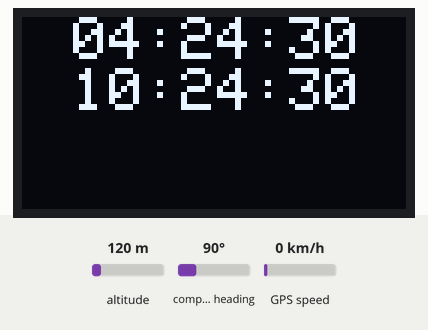
Bench run of a sketch on a simulated Arduino Uno, built with avr-gcc and run on an emulated ATmega328P. On the bench: 128×64 one-colour display. The test bench sets the inputs (shaded band); at power-on: altitude 120 m, compass heading 90°, GPS speed 0 km/h. The GPS gets a fix after 3 s at 37.7749, -122.4194 with 8 satellites.

Above: at 0.1 s.
At 4.3 s:
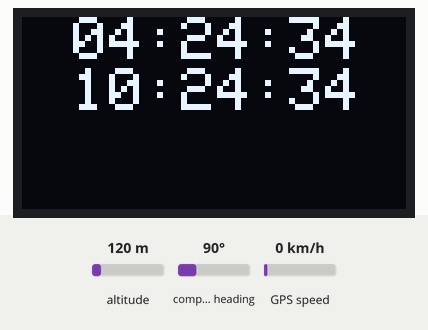
At 8.4 s:
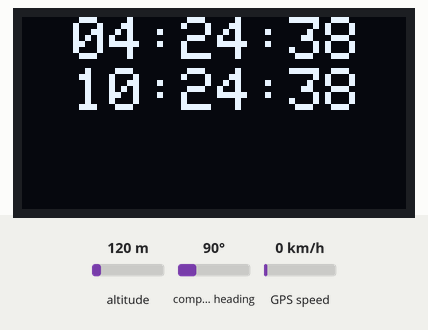
At 18.7 s:
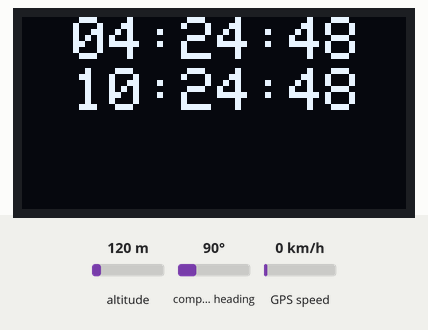
At 27.0 s:
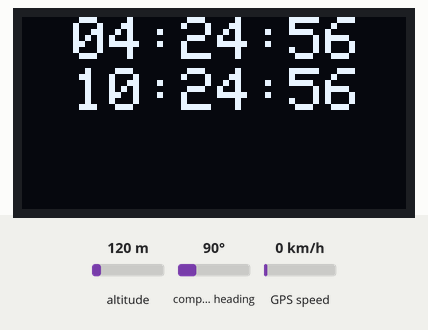
At 37.3 s:
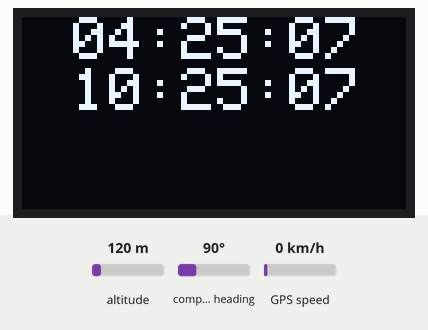

The sketch:

clock.ino
```cpp
// Luke Gamertsfelder
// CST and GMT Digital Clock For Dad, Chirtmas 2023
// 24 Hour Time for CST and regular for GMT

#include "TinyGPS++.h"
#include "SoftwareSerial.h"
#include <SPI.h>
#include <Wire.h>
#include <Adafruit_GFX.h>
#include <Adafruit_SSD1306.h>

SoftwareSerial serial_connection(3, 4); // TX=pin 10, RX=pin 11
TinyGPSPlus gps; // This is the GPS object that will pretty much do all the grunt work with the NMEA data

#define OLED_RESET 4
Adafruit_SSD1306 display(OLED_RESET);

bool isDST(int year, int month, int day, int hour) {
  // DST starts on the second Sunday of March and ends on the first Sunday of November
  if (month > 3 && month < 11) {
    return true;  // DST is in effect
  } else if (month == 3 && (day - ((hour + 24 - 2) / 24 * 7 - 13)) >= 0 && (day - ((hour + 24 - 2) / 24 * 7 - 13)) <= 6) {
    return true;  // DST starts
  } else if (month == 11 && (day - ((hour + 24 - 1) / 24 * 7 - 6)) >= 0 && (day - ((hour + 24 - 1) / 24 * 7 - 6)) <= 6) {
    return true;  // DST ends
  }
  return false;
}

void printTwoDigits(int digits) {
  if (digits < 10) {
    display.print('0');
  }
  display.print(digits);
}

void setup() {
  // gps
  Serial.begin(9600); // This opens up communications to the Serial monitor in the Arduino IDE
  serial_connection.begin(9600); // This opens up communications to the GPS
  // oled
  display.begin(SSD1306_SWITCHCAPVCC, 0x3C);
  display.clearDisplay();
}

void loop() {
  while (serial_connection.available()) // While there are characters to come from the GPS
  {
    gps.encode(serial_connection.read()); // This feeds the serial NMEA data into the library one char at a time
  }

  if (gps.time.isUpdated()) {
    display.clearDisplay();

    display.setTextSize(2);
    display.setTextColor(WHITE);

    // Displaying the UTC time
    display.setCursor(17, 17);
    printTwoDigits(gps.time.hour());
    display.print(':');
    printTwoDigits(gps.time.minute());
    display.print(':');
    printTwoDigits(gps.time.second());

    // Adjusting for CST timezone
    int cstHour = gps.time.hour() - 6; // UTC - 6 hours for CST

    // Check for daylight saving time
    if (isDST(gps.date.year(), gps.date.month(), gps.date.day(), gps.time.hour())) {
      cstHour++;  // Add 1 hour during DST
    }

    if (cstHour < 0) {
      cstHour += 24; // Handle crossing midnight
    }

    display.setCursor(17, 0);
    printTwoDigits(cstHour);
    display.print(':');
    printTwoDigits(gps.time.minute());
    display.print(':');
    printTwoDigits(gps.time.second());

    display.display();
    delay(2000); // This delay gives us the exact time every 5 seconds
  }
}
```

Measured:
- what the display in image 0 shows lasts 2.0 s, from 0.1 s to 2.1 s
